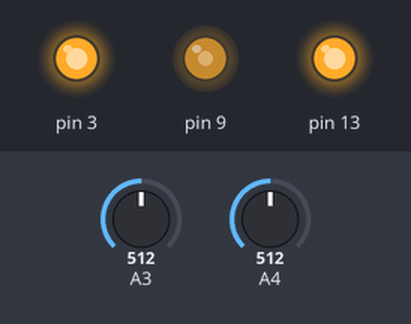
Simulated run of this sketch. Board: Arduino Uno, built with avr-gcc and run on an emulated ATmega328P. On the bench: output pins drawn as LEDs (lit = HIGH). The test bench sets the inputs (shaded band); at power-on: A4 = 512, A3 = 512.

Above: at 1.2 s.
1.3 s: A4 set to 716
At 2.5 s:
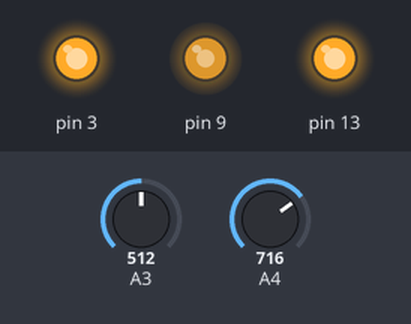
2.8 s: A3 set to 108
4.3 s: A3 set to 96
At 4.7 s:
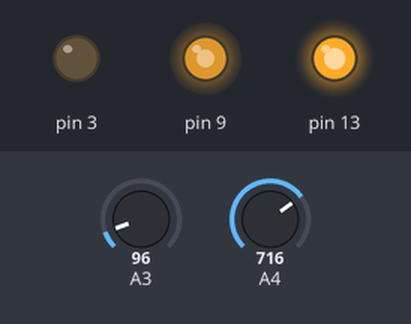
5.8 s: A4 set to 900
At 6.3 s:
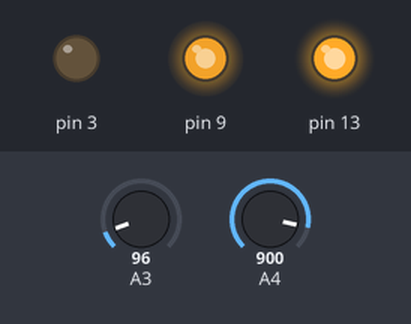
7.3 s: A3 set to 208
8.8 s: A3 set to 230
At 9.7 s:
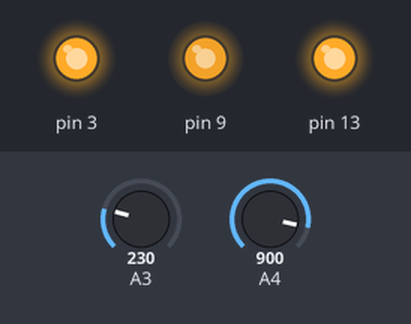
Timing chart, 0 to 11.3 s (numbered marks = the images above; inputs shaded):
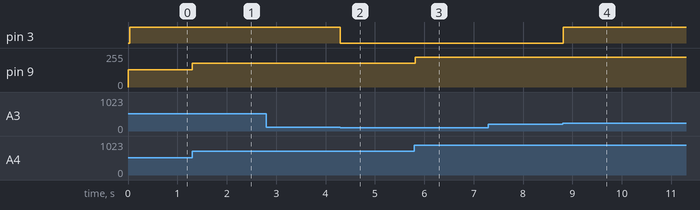

The sketch:

PWM_en_arduino.ino
```cpp
#include <PWM.h>


int32_t frequency = 10; // Establezca la Frecuencia en Hertz (HZ), se pueden operar frecuencias de 10Hz a 300kHz aprox
bool flag = true;
unsigned long time;


void setup()
{
  InitTimersSafe();

  //Establece la frecuencia para el pin especificado
  bool success = SetPinFrequencySafe(9, frequency);
  pinMode(3, OUTPUT);


  //SI LA FRECUENCIA DEL PIN SE CONFIGURO CORRECTAMENTE, ENCIENDA EL PIN 13.
  if(success) {
    pinMode(13, OUTPUT);
    digitalWrite(13, HIGH);
  }
}

void loop()
{                                   //Potenciometro para ajustar el DUTY CYCLE de 10Kohms
  int sensorValue = analogRead(A4); //Conectar las dos terminales laterales del potenciometro a +5V y Gnd
                                    //(Lado izquierdo(pin 1) a GND y lado derecho (Pin 3) a +5V
  pwmWrite(9, sensorValue / 4);     //la terminal de enmedio(2) conectarla a una entrada analogica (A2)
  delay(30);                        //La salida PWM será el pin digital (9) con respecto a tierra.

  if(flag == true && analogRead(A3) >= 220){
    digitalWrite(3, HIGH);
    flag = false;
  }else{
    flag = true;
  }

  if(analogRead(A3) <=100){
    digitalWrite(3, LOW);
    flag = false;
  }


}
```

Measured:
- the behaviour switches between 101 and 100 on A3 (found by bisection; images 1 and 2)
- the behaviour switches between 219 and 220 on A3 (found by bisection; images 3 and 4)
- after the input at 1.3 s, pin 9: 128/255 → 179/255 at once
- after the input at 2.8 s, every drawn part: stays the same
- after the input at 4.3 s, pin 3: HIGH → LOW at once
- after the input at 5.8 s, pin 9: 179/255 → 225/255 at once
- after the input at 7.3 s, every drawn part: stays the same
- after the input at 8.8 s, pin 3: LOW → HIGH at once
